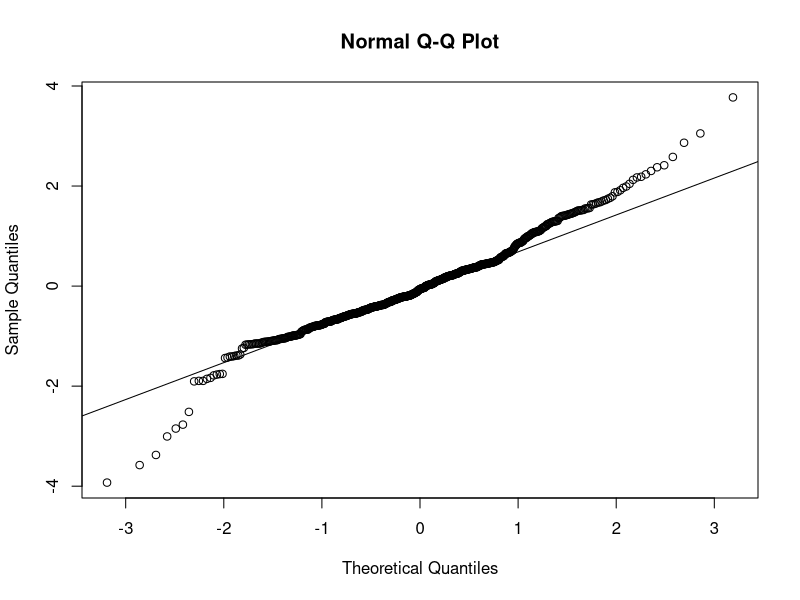
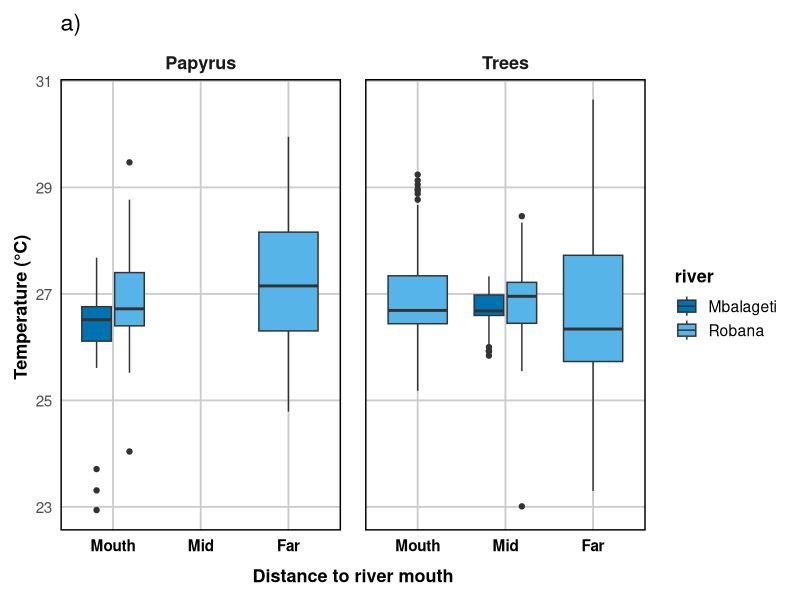
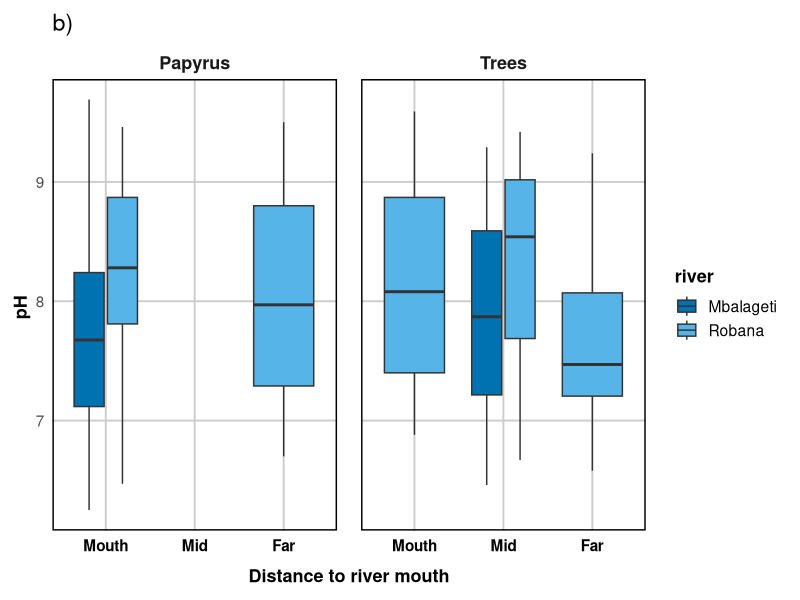
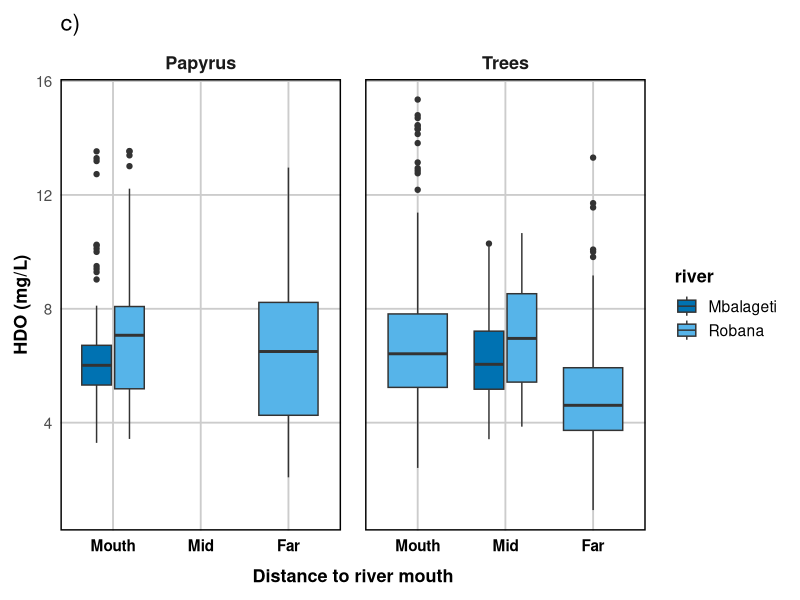
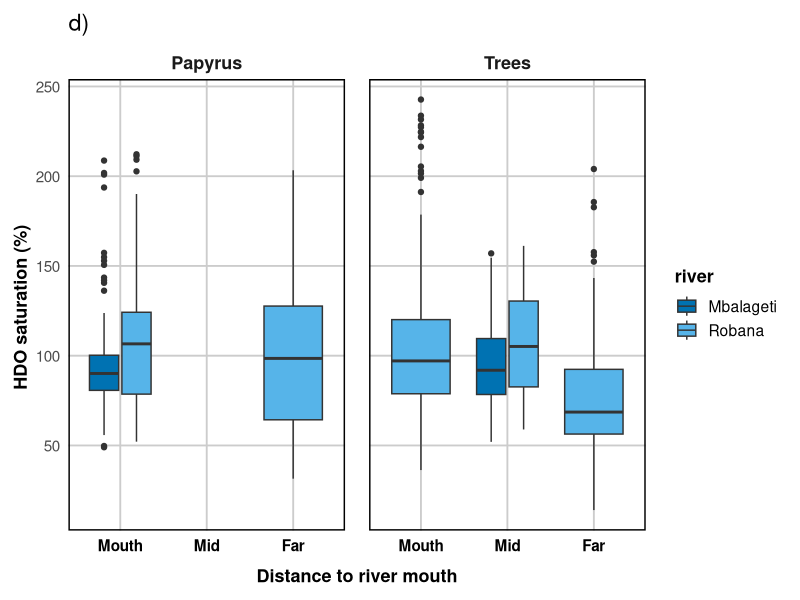

Reproduce these figures in R, in order. (Note: this script raises an error after producing the figures.)
rm(list = ls())

# load libraries
library(dplyr)
library(ggplot2)
library(lme4)
library(patchwork)
library(emmeans)
library(lmerTest)

# load data_water
data_water <- read.csv("data_water.csv") %>%
  dplyr::mutate(transect_date_time = paste(transect_ID, substr(date_time_end, 1, 6), substr(date_time_start, 12, 16), sep = " "))|>
  mutate(date=as.Date(date, format= "%d-%b-%Y"),
         habitat_detailed = case_when(
           transect_ID %in% c("pap_1", "pap_2") ~ "Papyrus Mbalageti Mouth",
           transect_ID %in% c("pap_3", "pap_4") ~ "Papyrus Robana Mouth",
           transect_ID %in% c("pap_5", "pap_6") ~ "Papyrus Robana Far",
           transect_ID %in% c("tree_1", "tree_2") ~ "Tree Mbalageti Mid",
           transect_ID %in% c("tree_3", "tree_4") ~ "Tree Robana Mid",
           transect_ID %in% c("tree_5", "tree_6") ~ "Tree Robana Mouth",
           transect_ID %in% c("tree_7", "tree_8") ~ "Tree Robana Far",
           TRUE ~ NA_character_),
         habitat_main = case_when(
           transect_ID %in% c("pap_1", "pap_2","pap_3", "pap_4","pap_5", "pap_6" ) ~ "Papyrus",
           transect_ID %in% c("tree_1", "tree_2","tree_3", "tree_4","tree_5", "tree_6","tree_7", "tree_8") ~ "Trees",
           TRUE ~ NA_character_),
         distance_to_river_mouth= case_when(
           transect_ID %in% c("pap_1", "pap_2", "pap_3", "pap_4", "tree_5", "tree_6") ~ "Mouth",
           transect_ID %in% c("tree_1", "tree_2", "tree_3", "tree_4") ~ "Mid",
           transect_ID %in% c("pap_5", "pap_6", "tree_7", "tree_8") ~ "Far"
         ),
         distance_to_river_mouth= factor(distance_to_river_mouth, levels= c("Mouth", "Mid", "Far")),
         habitat_detailed_2= case_when(
           transect_ID %in% c("pap_1", "pap_2") ~ "Mbalageti Mouth",
           transect_ID %in% c("pap_3", "pap_4","tree_5", "tree_6") ~ "Robana Mouth",
           transect_ID %in% c("pap_5", "pap_6","tree_7", "tree_8") ~ "Robana Far",
           transect_ID %in% c("tree_1", "tree_2") ~ "Mbalageti Mid",
           transect_ID %in% c("tree_3", "tree_4") ~ "Robana Mid",
           TRUE ~ NA_character_),
         river= case_when(
           transect_ID %in% c("pap_1", "pap_2", "tree_1", "tree_2") ~ "Mbalageti",
           transect_ID %in% c("pap_3", "pap_4", "pap_5", "pap_6", "tree_3", "tree_4","tree_5", "tree_6", "tree_7", "tree_8") ~ "Robana"
         ))


#### model Temperature ####
m1 <- lmer(temp ~ river + distance_to_river_mouth + (1 | transect_ID), data = data_water)
anova(m1)
summary(m1)
# significant higher temp at Robana
# no significant higher temperature far than mouth
# no significant higher temperature at far distance compared to mouth
# variance of transect_ID is quite low

qqnorm(resid(m1)); qqline(resid(m1))
# residuals look good

# try model without random effect of transect_ID
m1a <- glm (temp ~ river + distance_to_river_mouth, data = data_water)
anova (m1a)
# river has an effect
# distance to river mouth has not
summary(m1a)
# Robana river significantly higher temp
# mid distance not significantly higher than mouth
# far not significantly higher than mouth

# likelihood ratio test to compare the linear mixed model and the fixed-effects model
anova(m1, m1a)
# AIC values of m1 is much lower, chisq is 8.1 and p<0.01 so this shows that transect_ID should be kept as an random factor in the model --> or is this maybe because i did not include habitat_main in the model

plot1 <-ggplot(data_water, aes(x= distance_to_river_mouth, y=temp, fill= river))+
  geom_boxplot()+
  facet_grid(~habitat_main)+
  theme(text= element_text(size=14))+
  #scale_y_log10()+
  labs(x= "Distance to river mouth", y="Temperature (°C) ", title="a)")+
  scale_fill_manual(values = c(
    "Mbalageti" = "#0072B2",
    "Robana" = "#56B4E9"))+
  theme_minimal(base_size = 14) +
  theme(
    axis.title = element_text(size = 13, face="bold"),
    axis.title.x = element_text(size = 13, face = "bold", margin = margin(t = 10)),
    axis.text.x = element_text(size = 11, face = "bold", color="black"), 
    axis.text = element_text(size = 11),
    legend.position = "right",
    legend.title = element_text(size = 13, face = "bold"),
    strip.text = element_text(size = 13, face = "bold"),
    panel.grid.major.x = element_line(color = "grey80", linetype = "solid"),
    panel.grid.major.y = element_line(color = "grey80", linetype = "solid"),
    panel.grid.minor = element_blank(),
    panel.spacing = unit(1.2, "lines"),
    panel.border = element_rect(color = "black", size = 1, fill = NA),
    plot.margin = margin(10, 10, 10, 10)
  )
plot1


#### model for pH ####
m2 <- lmer(pH ~ river + distance_to_river_mouth + (1 | transect_ID), data = data_water)
anova(m2)
# significant effect of river
# significant effect of distance to river mouth
summary(m2)
# low variance of transect ID
# Robana river significantly higher pH 
# mid distance not significantly higher than mouth
# far distance significantly lower pH than mouth

# model wihtout random effects
m2a <- glm(pH ~ river + distance_to_river_mouth, data = data_water)
anova(m2a)
# river and distance to river mouth both significant effect
summary(m2a)
# Robana significantly higher pH
# mid distance significantly higher than mouth
# far distance significanlty lower than mouth

# compare models with likelihood ratio test
anova(m2,m2a)
# p> 0.05 so the random effect can be removed from the model
plot2 <-ggplot(data_water, aes(x= distance_to_river_mouth, y=pH, fill= river))+
  geom_boxplot()+
  facet_grid(~habitat_main)+
  theme(text= element_text(size=14))+
  #scale_y_log10()+
  labs(x= "Distance to river mouth",y="pH ", title="b)")+
  scale_fill_manual(values = c(
    "Mbalageti" = "#0072B2",
    "Robana" = "#56B4E9"))+
  theme_minimal(base_size = 14) +
  theme(
    axis.title = element_text(size = 13, face="bold"),
    axis.title.x = element_text(size = 13, face = "bold", margin = margin(t = 10)),
    axis.text.x = element_text(size = 11, face = "bold", color="black"), 
    axis.text = element_text(size = 11),
    legend.position = "right",
    legend.title = element_text(size = 13, face = "bold"),
    strip.text = element_text(size = 13, face = "bold"),
    panel.grid.major.x = element_line(color = "grey80", linetype = "solid"),
    panel.grid.major.y = element_line(color = "grey80", linetype = "solid"),
    panel.grid.minor = element_blank(),
    panel.spacing = unit(1.2, "lines"),
    panel.border = element_rect(color = "black", size = 1, fill = NA),
    plot.margin = margin(10, 10, 10, 10)
  )
plot2

#### model HDO ####
# papyrus
m3 <- lmer(HDO ~ river + distance_to_river_mouth + (1 | transect_ID), data = data_water)
anova (m3)
# no significant effect of river
# significant effect distance to river mouth
summary(m3)
# no significant higher HDO at Robana
# no significant lower HDO at mid distance
# significantly lower HDO at far distance 
# variance of transect_ID is quite low

# model wihtout random effects
m3a <- glm(HDO ~ river + distance_to_river_mouth, data = data_water)
anova(m3a)
# river no significant effect
# distac=nce to river mouth significant effect
summary(m3a)
# Robana significantly higher HDO
# mid distance not significantly higher than mid
# far distance significantly lower than mouth

# compare models 
anova(m3,m3a)
# m3 lower AIC, p<0.05 so keep the random effect

plot3 <-ggplot(data_water, aes(x= distance_to_river_mouth, y=HDO, fill= river))+
  geom_boxplot()+
  facet_grid(~habitat_main)+
  theme(text= element_text(size=14))+
  #scale_y_log10()+
  labs(x= "Distance to river mouth", y="HDO (mg/L)", title="c)")+
  scale_fill_manual(values = c(
    "Mbalageti" = "#0072B2",
    "Robana" = "#56B4E9"))+
  theme_minimal(base_size = 14) +
  theme(
    axis.title = element_text(size = 13, face="bold"),
    axis.title.x = element_text(size = 13, face = "bold", margin = margin(t = 10)),
    axis.text.x = element_text(size = 11, face = "bold", color="black"), 
    axis.text = element_text(size = 11),
    legend.position = "right",
    legend.title = element_text(size = 13, face = "bold"),
    strip.text = element_text(size = 13, face = "bold"),
    panel.grid.major.x = element_line(color = "grey80", linetype = "solid"),
    panel.grid.major.y = element_line(color = "grey80", linetype = "solid"),
    panel.grid.minor = element_blank(),
    panel.spacing = unit(1.2, "lines"),
    panel.border = element_rect(color = "black", size = 1, fill = NA),
    plot.margin = margin(10, 10, 10, 10)
  )
plot3

#### model HDO sat ####
m4 <- lmer(HDO_sat ~ river + distance_to_river_mouth + (1 | transect_ID), data = data_water)
anova(m4)
# no significant effect of river
# distance to river mouth significant effect
summary(m4)
# no signficant higher HDO at Robana
# no significant lower HDO at mid distance
# significant lower HDO at far distance
# quite some variation in transect_ID

# model wihtout random effects
m4a <- glm(HDO_sat ~ river + distance_to_river_mouth, data = data_water)
summary(m4a)
# Robana significantly higher HDO
# not significant lower HDO at mid distance
# significant lower HDO at far distance

# compare models 
anova(m4,m4a)
# lower AIC for model m4 and p<0.05 so keep random effect in the model

plot4 <-ggplot(data_water, aes(x= distance_to_river_mouth, y=HDO_sat, fill= river))+
  geom_boxplot()+
  facet_grid(~habitat_main)+
  theme(text= element_text(size=14))+
  #scale_y_log10()+
  labs(x= "Distance to river mouth", y="HDO saturation (%) ", title="d)")+
  scale_fill_manual(values = c(
    "Mbalageti" = "#0072B2",
    "Robana" = "#56B4E9"))+
  theme_minimal(base_size = 14) +
  theme(
    axis.title = element_text(size = 13, face="bold"),
    axis.title.x = element_text(size = 13, face = "bold", margin = margin(t = 10)),
    axis.text.x = element_text(size = 11, face = "bold", color="black"), 
    axis.text = element_text(size = 11),
    legend.position = "right",
    legend.title = element_text(size = 13, face = "bold"),
    strip.text = element_text(size = 13, face = "bold"),
    panel.grid.major.x = element_line(color = "grey80", linetype = "solid"),
    panel.grid.major.y = element_line(color = "grey80", linetype = "solid"),
    panel.grid.minor = element_blank(),
    panel.spacing = unit(1.2, "lines"),
    panel.border = element_rect(color = "black", size = 1, fill = NA),
    plot.margin = margin(10, 10, 10, 10)
  )
plot4

#### model Turbidity ####
# papyrus
m5 <- lmer(turb ~ river + distance_to_river_mouth + (1 | transect_ID), data = water_papyrus)
summary(m5)
# marginally significant higher turb at Robana
# no significant lower turbidity at far distance
# some variation in transect_ID

# model wihtout random effects
m5a <- glm(turb ~ river + distance_to_river_mouth, data = water_papyrus)
summary(m5a)
# Robana significantly higher turbidity
# far distance significantly lower turbidity

# compare models 
anova(m5,m5a)
# p= 0.15, difference in AIC= 0000.1, so both models could be a good fit

# tree
m5b <- lmer(turb ~ river + distance_to_river_mouth + (1 | transect_ID), data = water_trees)
summary(m5b)
# Robana not significant higher turbidity
# mid distance has no significant lower turbidity
# far distance has no significant lower turbidity
# more variation within transects and not between transects

# model wihtout random effects
m5c <- glm(turb ~ river + distance_to_river_mouth, data = water_trees)
summary(m5c)
# Robana not significant higher turbidity
# mid distance has no significant lower turbidity
# far distance has no significant lower turbidity
anova(m5b,m5c)
# log likilihood is the same, p=1
# so simple model is a good choice

plot5 <-ggplot(data_water |> filter(turb<2000),
               aes(x= distance_to_river_mouth, y=turb, fill= river))+
  geom_boxplot()+
  facet_grid(~habitat_main)+
  theme(text= element_text(size=14))+
  #scale_y_log10()+
  labs(x= "Distance to river mouth", y="Turbditity (NTU) ", title="e)")+
  scale_fill_manual(values = c(
    "Mbalageti" = "#0072B2",
    "Robana" = "#56B4E9"))+
  theme_minimal(base_size = 14) +
  theme(
    axis.title = element_text(size = 13, face="bold"),
    axis.title.x = element_text(size = 13, face = "bold", margin = margin(t = 10)),
    axis.text.x = element_text(size = 11, face = "bold", color="black"), 
    axis.text = element_text(size = 11),
    legend.position = "right",
    legend.title = element_text(size = 13, face = "bold"),
    strip.text = element_text(size = 13, face = "bold"),
    panel.grid.major.x = element_line(color = "grey80", linetype = "solid"),
    panel.grid.major.y = element_line(color = "grey80", linetype = "solid"),
    panel.grid.minor = element_blank(),
    panel.spacing = unit(1.2, "lines"),
    panel.border = element_rect(color = "black", size = 1, fill = NA),
    plot.margin = margin(10, 10, 10, 10)
  )
plot5
#### model Conductivity ####
# papyrus
m6 <- lmer(cond ~ river + distance_to_river_mouth + (1 | transect_ID), data = water_papyrus)
summary(m6)
# significant higher conductivity at Robana
# no significant lower conductivity at far distance
# some variance between transect but more within transect

# model wihtout random effects
m6a <- glm(cond ~ river + distance_to_river_mouth, data = water_papyrus)
summary(m6a)
# Robana significantly higher conductivity 
# far distance now suddenly significantly higher conductivity, is a bit suspicious

# compare models 
anova(m6,m6a)
# AIC of th emixed model is slighyl lower
# p= 0.07 so marginally significant that including the random effect improves the model
# keep the mixed model

# tree
m6b <- lmer(cond ~ river + distance_to_river_mouth + (1 | transect_ID), data = water_trees)
summary(m6b)
# Robana not significant higher conductivity
# mid distance has significant lower conductivity
# far distance has no significant lower conductivity
# more variation within transects and not between transects

# model wihtout random effects
m6c <- glm(cond ~ river + distance_to_river_mouth, data = water_trees)
summary(m6c)
# Robana not significant higher conductivity
# mid distance has significant lower conductivity
# far distance has significant lower conductivity

anova(m6b,m6c)
# p <0.001 so significant effect shows a highly significant improvement when including the random effect.
# The AIC drops by 25 points, which is a large improvement (ΔAIC > 10 is usually considered strong evidence)

plot6 <-ggplot(data_water, aes(x= distance_to_river_mouth, y=cond, fill= river))+
  geom_boxplot()+
  facet_grid(~habitat_main)+
  theme(text= element_text(size=14))+
  #scale_y_log10()+
  labs(x= "Distance to river mouth", y="Conductivity (µS/cm) ", title="f)")+
  scale_fill_manual(values = c(
    "Mbalageti" = "#0072B2",
    "Robana" = "#56B4E9"))+
  theme_minimal(base_size = 14) +
  theme(
    axis.title = element_text(size = 13, face="bold"),
    axis.title.x = element_text(size = 13, face = "bold", margin = margin(t = 10)),
    axis.text.x = element_text(size = 11, face = "bold", color="black"), 
    axis.text = element_text(size = 11),
    legend.position = "right",
    legend.title = element_text(size = 13, face = "bold"),
    strip.text = element_text(size = 13, face = "bold"),
    panel.grid.major.x = element_line(color = "grey80", linetype = "solid"),
    panel.grid.major.y = element_line(color = "grey80", linetype = "solid"),
    panel.grid.minor = element_blank(),
    panel.spacing = unit(1.2, "lines"),
    panel.border = element_rect(color = "black", size = 1, fill = NA),
    plot.margin = margin(10, 10, 10, 10)
  )
plot6


#### model for TDS ####
# papyrus 
m7 <- lmer(TDS ~ river + distance_to_river_mouth + (1 | transect_ID), data = water_papyrus)
summary(m7)
# some variance between transects
# more variance within transects
# significant higher TDS at Robana
# no significant difference between mouth and far

# model without random effect
m7a <- glm(TDS ~ river + distance_to_river_mouth, data = water_papyrus)
summary(m7a)
# significant higher TDS at Robana river
# significant higher TDS at distance far
anova(m7,m7a)
# p= 0.08016, just above 0.05
# the mixed model has a slightly lower AIC, so better
# but the p value 0.08 suggests that adding the random effect only marginally improves the model 

# tree
m7b <- lmer(TDS ~ river + distance_to_river_mouth + (1 | transect_ID), data = water_trees)
summary(m7b)
# significantly lower at mid-distance 
# no difference between mouth and far
# no difference between Mbalageti and Robana

# model without random effect
m7c <- glm(TDS ~ river + distance_to_river_mouth, data = water_trees)
summary(m7c)
anova(m7b,m7c)
# p value highly significant so mixed model is better

# plot TDS
plot7 <-ggplot(data_water,aes( x= distance_to_river_mouth, y= TDS, fill= river))+
  geom_boxplot()+
  facet_grid(~habitat_main)+
  theme(text= element_text(size=14))+
  #scale_y_log10()+
  labs(x= "Distance to river mouth", y="TDS (mg/L) ", title="g)")+
  scale_fill_manual(values = c(
    "Mbalageti" = "#0072B2",
    "Robana" = "#56B4E9"))+
  theme_minimal(base_size = 14) +
  theme(
    axis.title = element_text(size = 13, face="bold"),
    axis.title.x = element_text(size = 13, face = "bold", margin = margin(t = 10)),
    axis.text.x = element_text(size = 11, face = "bold", color="black"), 
    axis.text = element_text(size = 11),
    legend.position = "right",
    legend.title = element_text(size = 13, face = "bold"),
    strip.text = element_text(size = 13, face = "bold"),
    panel.grid.major.x = element_line(color = "grey80", linetype = "solid"),
    panel.grid.major.y = element_line(color = "grey80", linetype = "solid"),
    panel.grid.minor = element_blank(),
    panel.spacing = unit(1.2, "lines"),
    panel.border = element_rect(color = "black", size = 1, fill = NA),
    plot.margin = margin(10, 10, 10, 10)
  )
plot7

ggplot(data_water |>dplyr::filter(TDS>50), 
       aes( x= distance_to_river_mouth, y= TDS, fill= river))+
  geom_boxplot()+
  facet_grid(~habitat_main)+
  theme(text= element_text(size=14))+
  scale_y_log10()+
  labs(y="TDS (mg/L) ", title="TDS")+
  
  plot1





#### model for ORP ####
# papyrus 
m8 <- lmer(ORP ~ river + distance_to_river_mouth + (1 | transect_ID), data = water_papyrus)
summary(m8)
# some variance between transects
# more variance within transects
# significant lower ORP at Robana
# no significant difference between mouth and far

# model without random effect
m8a <- glm(ORP ~ river + distance_to_river_mouth, data = water_papyrus)
summary(m8a)
# significant lower ORP at Robana river
# significant higher ORP at distance far
anova(m8,m8a)
# p= 0.6
# so simple model is a good fit

# tree
m8b <- lmer(ORP ~ river + distance_to_river_mouth + (1 | transect_ID), data = water_trees)
summary(m8b)
# Robana not significantly lower that Mbalageti
# not significantly lower at mid-distance 
# significantly higher at far distance 
# some variance between transects
# more variance within transects


# model without random effect
m8c <- glm(ORP ~ river + distance_to_river_mouth, data = water_trees)
summary(m8c)
# Robana significantly lower
# mid distance significantly lower
# far distance significantly higher 

anova(m8b,m8c)
# p=0.33
# so simple model would be a good fit

plot8 <-ggplot(data_water,aes( x= distance_to_river_mouth, y= ORP, fill= river))+
  geom_boxplot()+
  facet_grid(~habitat_main)+
  theme(text= element_text(size=14))+
  #scale_y_log10()+
  labs(x= "Distance to river mouth", y="ORP (mV) ", title="h)")+
  scale_fill_manual(values = c(
    "Mbalageti" = "#0072B2",
    "Robana" = "#56B4E9"))+
  theme_minimal(base_size = 14) +
  theme(
    axis.title = element_text(size = 13, face="bold"),
    axis.title.x = element_text(size = 13, face = "bold", margin = margin(t = 10)),
    axis.text.x = element_text(size = 11, face = "bold", color="black"), 
    axis.text = element_text(size = 11),
    legend.position = "right",
    legend.title = element_text(size = 13, face = "bold"),
    strip.text = element_text(size = 13, face = "bold"),
    panel.grid.major.x = element_line(color = "grey80", linetype = "solid"),
    panel.grid.major.y = element_line(color = "grey80", linetype = "solid"),
    panel.grid.minor = element_blank(),
    panel.spacing = unit(1.2, "lines"),
    panel.border = element_rect(color = "black", size = 1, fill = NA),
    plot.margin = margin(10, 10, 10, 10)
  )
plot8


# combine the plots into 1
combined_plot <- (
  plot1 | plot2 | plot3
) /
  (
    plot4 | plot5 | plot6
  ) /
  (
    plot7 | plot8 | plot_spacer()
  ) +
  plot_layout(
    widths = c(1, 1, 1),       # equal column widths
    heights = c(1, 1, 1),      # equal row heights
    guides = "collect"         # 👈 collect legend from all plots
  ) &
  theme(
    plot.margin = margin(5, 5, 5, 5),
    legend.position = "bottom"
  )

print(combined_plot)
